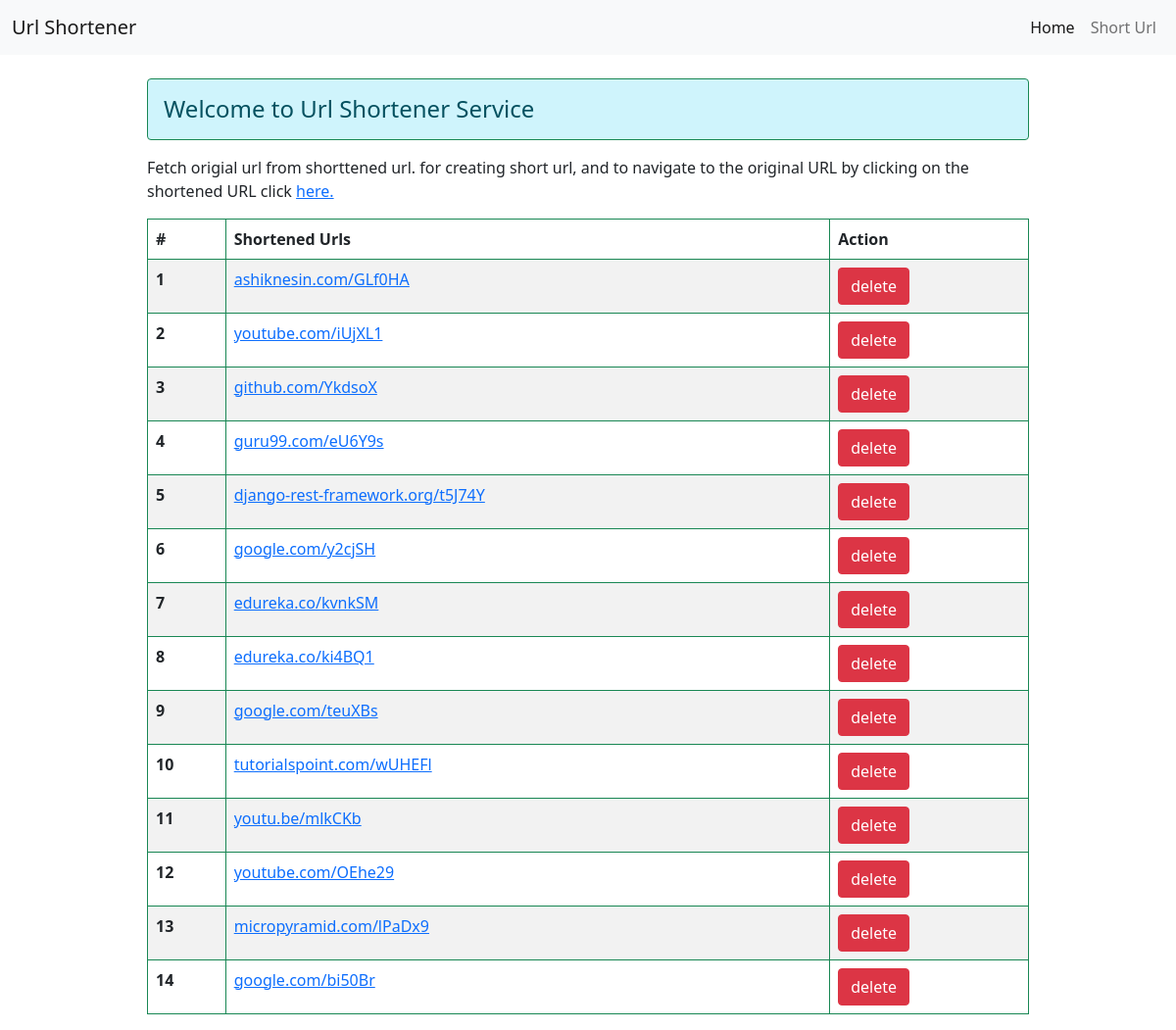
The page / on the database its author committed.
### url/models.py (models this page shows, shortened)
class UrlData(models.Model):
    url = models.CharField(max_length=800)
    slug = models.CharField(unique=True, max_length=15)
    domain = models.CharField(max_length=800, null=True)
    def get_short_url(self):
        return f"{self.domain}{self.slug}"

### url/views.py (the view)
# urls.py: path("", views.ShortenedUrlListView.as_view(), name="shortened_url_list"),
class ShortenedUrlListView(ListView):
    model = UrlData
    template_name = "url/shortened_url_list.html"

### templates/url/shortened_url_list.html
{% extends 'base.html' %}
{% block content %}
<div class="alert alert-info border-success h4">Welcome to Url Shortener Service</div>
<p>Fetch origial url from shorttened url. for creating short url, and to navigate to the original URL by clicking on the shortened URL click <a href="{% url 'url:short' %}">here.</a></p>
<div style="overflow-x:auto">
<table class="table table-striped table-bordered  border-success">
  <thead>
    <tr>
      <th scope="col">#</th>
      <th scope="col">Shortened Urls</th>
      <th scope="col">Action</th>
    </tr>
  </thead>
  <tbody>
    {% for obj in object_list %}
    <tr>
      <th scope="row">{{forloop.counter}}</th>
      <td><a href= "{% url 'url:original_url' obj.slug %}"> {{obj.get_short_url}} </a></td>
      <td><a href= "{% url 'url:delete_url' obj.slug %}" class="btn btn-danger"> delete </a></td>
    </tr>
    {% endfor %}
  </tbody>
</table>
</div>
{% endblock content %}

### rows shown on the page
UrlData: get_short_url "ashiknesin.com/GLf0HA"
UrlData: get_short_url "youtube.com/iUjXL1"
UrlData: get_short_url "github.com/YkdsoX"
UrlData: get_short_url "guru99.com/eU6Y9s"
UrlData: get_short_url "django-rest-framework.org/t5J74Y"
UrlData: get_short_url "google.com/y2cjSH"
UrlData: get_short_url "edureka.co/kvnkSM"
UrlData: get_short_url "edureka.co/ki4BQ1"
UrlData: get_short_url "google.com/teuXBs"
UrlData: get_short_url "tutorialspoint.com/wUHEFl"
UrlData: get_short_url "youtu.be/mlkCKb"
UrlData: get_short_url "youtube.com/OEhe29"
UrlData: get_short_url "micropyramid.com/lPaDx9"
UrlData: get_short_url "google.com/bi50Br"
